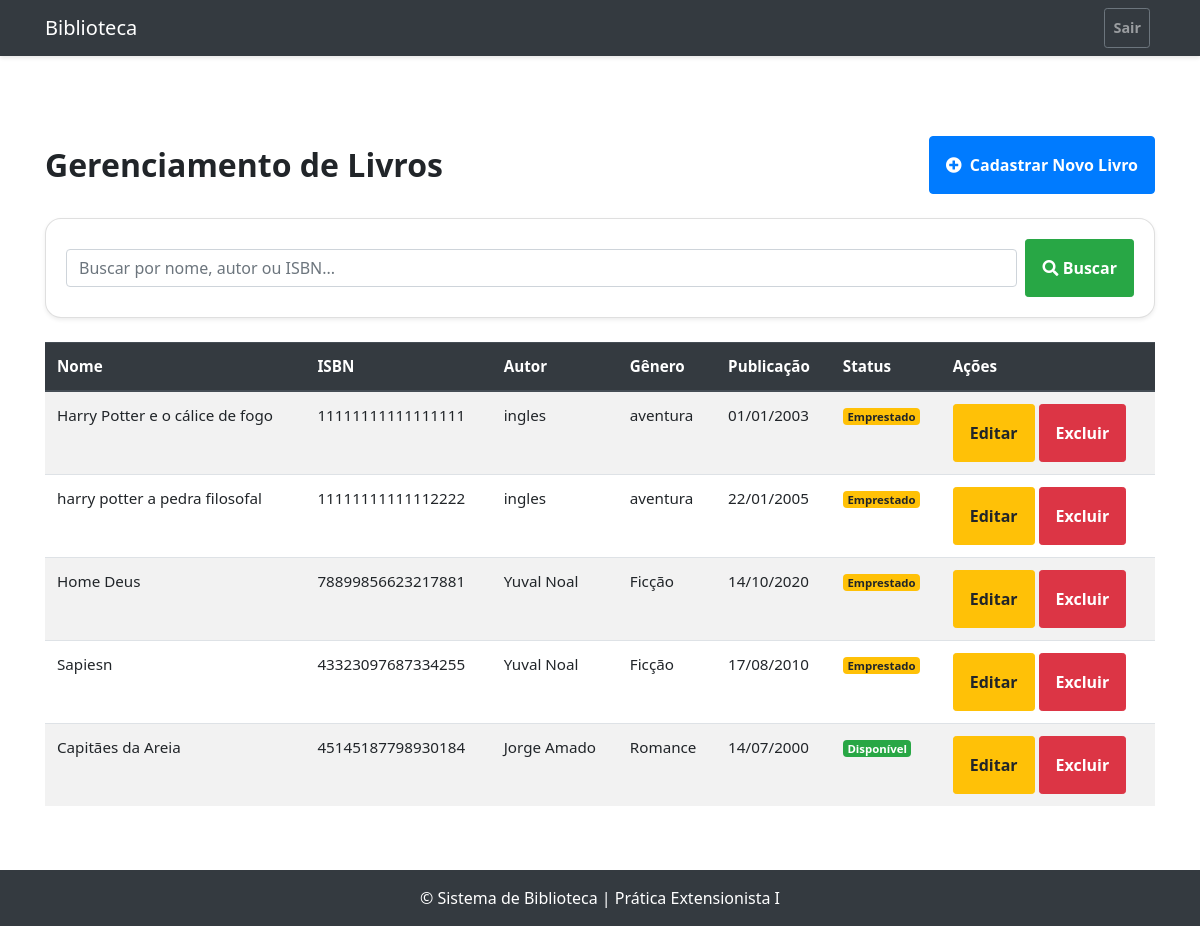
The page /livro/consultar/ (signed in) on the database its author committed.
### biblioteca/models.py (models this page shows, shortened)
class Livro(models.Model):
    STATUS_CHOICES = [
        ('disponivel', 'Disponivel'),
        ('emprestado','Emprestado')
    ]
    nome = models.CharField(max_length=200)
    isbn = models.CharField(max_length=17, unique=True, help_text="Ex: 978-85-333-0222-0") # Padrão ISBN-13
    autor = models.CharField(max_length=100)
    genero = models.CharField(max_length=50, blank=True, null=True)
    data_publicacao = models.DateField(blank=True, null=True)
    status = models.CharField(
        max_length=10,
        choices=STATUS_CHOICES,
        default='disponivel',
    )
    data_criacao = models.DateTimeField(auto_now_add=True)
    data_atualizacao = models.DateTimeField(auto_now=True)
    class Meta:
        verbose_name = "Livro"
        verbose_name_plural = "Livros"

### biblioteca/views.py (the view)
    def wrapper(request, *args, **kwargs):
        if 'funcionario_logado_id' not in request.session:
            messages.warning(request, "Você precisa estar logado para acessar esta página.")
            return redirect('login')
        return view_func(request, *args, **kwargs)

### biblioteca/views.py (called while the page is built)
def funcionario_login_required(view_func):
    def wrapper(request, *args, **kwargs):
        if 'funcionario_logado_id' not in request.session:
            messages.warning(request, "Você precisa estar logado para acessar esta página.")
            return redirect('login')
        return view_func(request, *args, **kwargs)
    return wrapper

@funcionario_login_required
def consultar_livro(request):
    query = request.GET.get('q')
    livros = Livro.objects.all()
    if query:
        livros = livros.filter(Q(nome__icontains=query) | Q(isbn__icontains=query))
        if not livros.exists():
            messages.info(request, f"Nenhum livro (obra) encontrado para a busca: '{query}'.")
    return render(request, 'livro/consultar_livro.html', {'livros': livros, 'query': query})

### templates/livro/consultar_livro.html (shortened to what this page needs)
{% extends 'base.html' %} {% load static %} {% block content %}
<div class="container py-5">
  <div class="d-flex justify-content-between align-items-center mb-4">
    <h2 class="mb-0 font-weight-bold">Gerenciamento de Livros</h2>
    <a href="{% url 'cadastrar_livro' %}" class="btn btn-primary">
      <i class="fas fa-plus-circle mr-2"></i>Cadastrar Novo Livro
    </a>
  </div>
  <div class="card card-body mb-4 shadow-sm">
    <form method="GET" action="{% url 'livro_consultar' %}" class="form-inline">
      <input
        class="form-control flex-grow-1 mr-2"
        type="search"
        placeholder="Buscar por nome, autor ou ISBN..."
        name="q"
        value="{{ query|default:'' }}"
      />
      <button class="btn btn-success btn-sm" type="submit">
        <i class="fas fa-search"></i> Buscar
      </button>
    </form>
  </div>
  {% if livros %}
  <div class="table-responsive">
    <table class="table table-striped table-hover">
      <thead class="thead-dark">
        <tr>
          <th>Nome</th>
          <th>ISBN</th>
          <th>Autor</th>
          <th>Gênero</th>
          <th>Publicação</th>
          <th>Status</th>
          <th>Ações</th>
        </tr>
      </thead>
      <tbody>
        {% for livro in livros %}
        <tr>
          <td>{{ livro.nome }}</td>
          <td>{{ livro.isbn }}</td>
          <td>{{ livro.autor }}</td>
          <td>{{ livro.genero|default:"-" }}</td>
          <td>{{ livro.data_publicacao|date:"d/m/Y"|default:"-" }}</td>
          <td>
            {% if livro.status == 'disponivel' %}
            <span class="badge badge-success">Disponível</span>
            {% else %}
            <span class="badge badge-warning">Emprestado</span>
            {% endif %}
          </td>
          <td>
            <a
              href="{% url 'atualizar_livro' livro.pk %}"
              class="btn btn-warning btn-sm"
              >Editar</a
            >
            <a
              href="{% url 'excluir_livro' livro.pk %}"
              class="btn btn-danger btn-sm"
              >Excluir</a
            >
          </td>
        </tr>
        {% endfor %}
      </tbody>
    </table>
  </div>
  {% else %}
  <div class="alert alert-info" role="alert">
    Nenhum livro encontrado para os filtros aplicados.
  </div>
  {% endif %}
</div>
{% endblock %}

### static/css/estetica.css (style rules this page uses)
body { font-family: 'Segoe UI', Tahoma, Geneva, Verdana, sans-serif; }
.card { border-radius: 1rem; }
.btn { padding: 1rem; font-weight: bold; font-size: 1rem; }
table { font-size: 0.95rem; }

### rows shown on the page
Livro: nome "Harry Potter e o cálice de fogo", isbn "11111111111111111", autor "ingles", genero "aventura", data_publicacao "01/01/2003", status "Emprestado"
Livro: nome "harry potter a pedra filosofal", isbn "11111111111112222", autor "ingles", genero "aventura", data_publicacao "22/01/2005", status "Emprestado"
Livro: nome "Home Deus", isbn "78899856623217881", autor "Yuval Noal", genero "Ficção", data_publicacao "14/10/2020", status "Emprestado"
Livro: nome "Sapiesn", isbn "43323097687334255", autor "Yuval Noal", genero "Ficção", data_publicacao "17/08/2010", status "Emprestado"
Livro: nome "Capitães da Areia", isbn "45145187798930184", autor "Jorge Amado", genero "Romance", data_publicacao "14/07/2000", status "Disponível"
